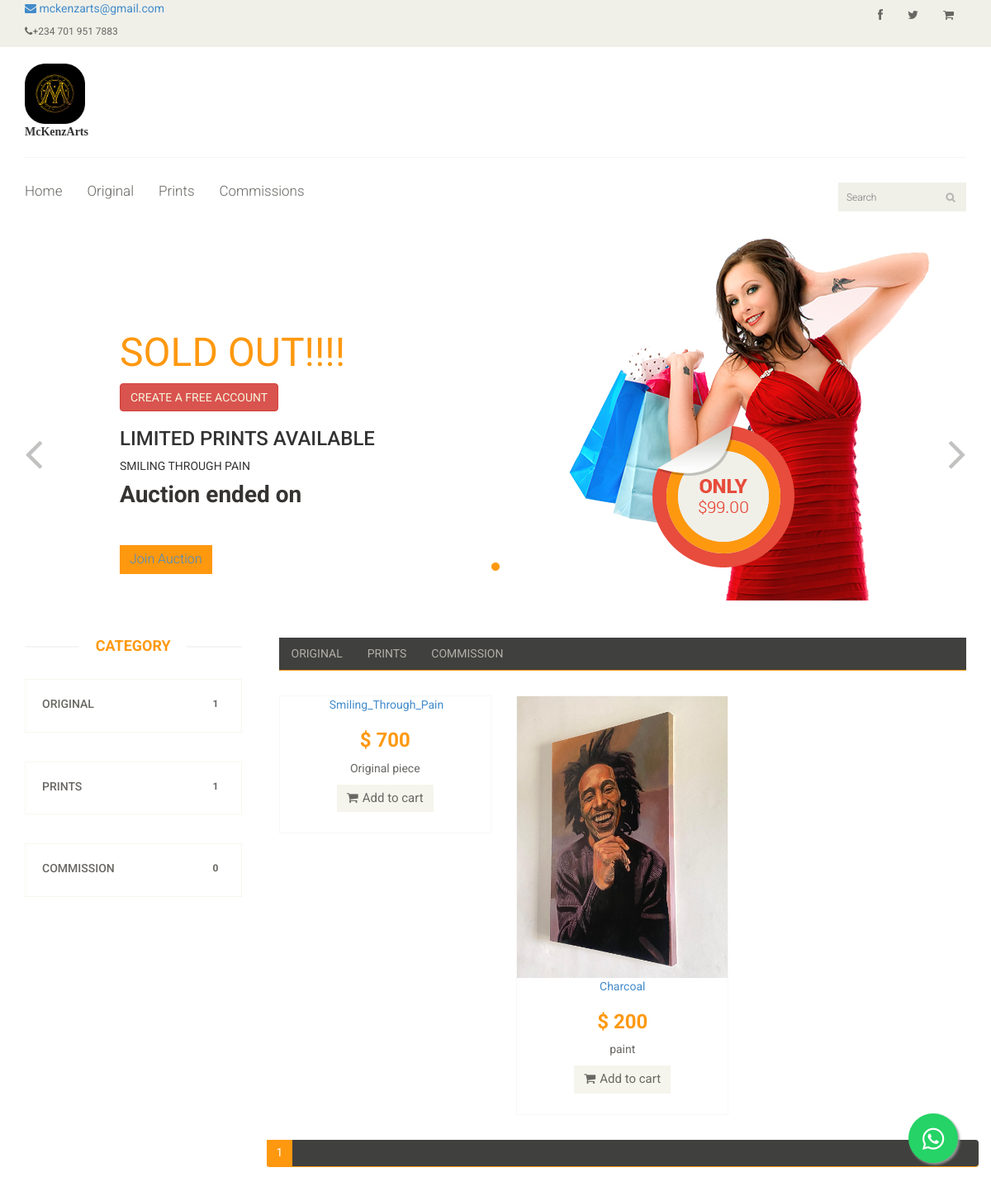
The page / on the database its author committed.
### artapp/models.py (models this page shows, shortened)
class Category(models.Model):
    name = models.CharField(max_length=150, blank=False)
    description = models.TextField(max_length=1500, blank=False)
    def geturl(self):
        return reverse('homee', kwargs={"id": self.id})

class Artproduct(models.Model):
    AUCTION_STATUS = (('None', 'None'),
                      ('Activated', 'Activated'),
                      ('Deactivated', 'Deactivated'),
                      )
    category = models.ForeignKey(
        Category, on_delete=models.CASCADE, null=True, blank=True, related_name='category')
    owner = models.ForeignKey(
        Custombaseuser, on_delete=models.CASCADE, null=True, blank=True, related_name='owner')
    name = models.CharField(max_length=150, blank=False)
    description = models.TextField(max_length=1500, blank=False)
    length = models.IntegerField(blank=True, null=True)
    width = models.IntegerField(blank=True, null=True)
    height = models.IntegerField(blank=True, null=True)
    weight = models.IntegerField(blank=True, null=True)
    frame = models.BooleanField(blank=True, null=True)
    brand = models.ForeignKey(
        Brand, on_delete=models.CASCADE, null=True, blank=True, related_name='category')
    creation_date = models.DateTimeField(auto_now_add=True, null=True)
    price = models.CharField(max_length=100, blank=False, null=True)
    auction_activated = models.CharField(
        max_length=200, choices=AUCTION_STATUS, default='STATUS[0]', blank=False, null=True)
    auction_time = models.DateTimeField(blank=True, null=True)
    auction_stop_time = models.DateTimeField(blank=True, null=True)
    def get_absolute_url(self):
        return reverse('product_view', kwargs={"id": self.name})
    def addToCartUrl(self):
        return reverse('addCartItem', kwargs={"id": self.pk})

class ArtpictureModel(models.Model):
    pic_name = models.ForeignKey(Artproduct, on_delete=models.CASCADE)
    file = models.FileField(upload_to='images', null=True, blank=True)

### userapp/views.py (the view)
# urls.py: path('', home_view, name='home'),
def home_view(request, **kwargs):
    if kwargs:
        togg_number = kwargs['id']
        user = Custombaseuser.objects.filter(id=request.user.pk).first()
        art = Artproduct.objects.filter(id=togg_number)
        cat = Category.objects.filter(name='Smiling_Through_Pain').first()
        slider1 = Artproduct.objects.filter(category=cat).first()
        tabular_display = Artproduct.objects.filter(category=togg_number)
        category = Category.objects.all()
        p = Paginator(tabular_display, 3)
        page_number = request.GET.get('page')
        try:
            page_obj = p.get_page(page_number)
        except PageNotAnInteger:
            page_obj = p.page(1)
        except EmptyPage:
            page_obj = p.page(p.num_pages)
        context = {'user': user, 'slider1': slider1,
                   'art': art, 'category': category,
                   'togg_number': togg_number, 'page_obj': page_obj}
        return render(request, 'index.html', context)
    else:
        print(request.user)
        cat = Category.objects.filter(name='Smiling_Through_Pain').first()
        slider1 = Artproduct.objects.filter(category=cat).first()
        user = Custombaseuser.objects.filter(id=request.user.pk).first()
        art = Artproduct.objects.all()
        category = Category.objects.all()
        p = Paginator(art, 3)
        page_number = request.GET.get('page')
        try:
            page_obj = p.get_page(page_number)
        except PageNotAnInteger:
            page_obj = p.page(1)
        except EmptyPage:
            page_obj = p.page(p.num_pages)
        context = {'user': user, 'art': art, "slider1": slider1,
                   'category': category, 'page_obj': page_obj}
        return render(request, 'index.html', context)

### artapp/templatetags/artproductserializer.py (called while the page is built)
@register.filter
def artproduct_count(value):
    countval = Artproduct.objects.filter(category_id=value)
    return countval.count()

@register.filter
def artproduct_loop(value):
    countval = Artproduct.objects.filter(category_id=value)
    return countval

@register.filter
def firstartpictures(value):
    pictures = ArtpictureModel.objects.filter(pic_name=value.id)
    return pictures.first().file.url

@register.filter
def secondartpictures(value):
    pictures = ArtpictureModel.objects.filter(pic_name=value.id)
    try:
        return pictures[1].file.url
    except:
        pass

### templates/index.html (shortened to what this page needs)
{% load static %}
{% load artproductserializer %}
<!DOCTYPE html>
<html lang="en">
<head>
	<link rel="stylesheet" href="https://cdnjs.cloudflare.com/ajax/libs/font-awesome/5.15.2/css/all.min.css" />
	<link rel="stylesheet" href="https://maxcdn.bootstrapcdn.com/font-awesome/4.5.0/css/font-awesome.min.css">
	<link href="{% static 'css/bootstrap.min.css' %}" rel="stylesheet">
	<link href="{% static 'css/font-awesome.min.css' %}" rel="stylesheet">
	<link href="{% static 'css/prettyPhoto.css' %}" rel="stylesheet">
	<link href="{% static 'css/price-range.css' %}" rel="stylesheet">
	<link href="{% static 'css/animate.css' %}" rel="stylesheet">
	<link href="{% static 'css/main.css' %}" rel="stylesheet">
	<link href="{% static 'css/responsive.css' %}" rel="stylesheet">
</head>
<body>
	<header id="header">
		{% block header_top %}
		<div class="header_top">
			<div class="container">
				<div class="row">
					<div class="col-sm-6">
						<a href="mailto:mckenzarts@gmail.com"><i class="fa fa-envelope"></i>
							mckenzarts@gmail.com</a>
						<div class="contactinfo">
							<ul class="nav nav-pills">
								<li><a href="#"><i class="fa fa-phone"></i>+234 701 951 7883</a></li>
							</ul>
						</div>
					</div>
					<div class="col-sm-6">
						<div class="social-icons pull-right">
							<ul class="nav navbar-nav">
								<li><a href="#"><i class="fa fa-facebook"></i></a></li>
								<li><a href="#"><i class="fa fa-twitter"></i></a></li>
								<li><a href="{% url 'shoppingcart' %}"><i class="fa fa-shopping-cart"></i></a></li>
							</ul>
						</div>
					</div>
				</div>
			</div>
		</div>
		{% endblock header_top %}
		{% block header_middle %}
		<div class="header-middle">
			<div class="container">
				<div class="row">
					<div class="col-sm-4">
						<div class="logo pull-left">
							<a href="{%url 'home'%}"><img style="height: 15%;
																	width: 20%;" src="{% static 'images/home/semi_circle_icon_black_and_gold.png' %}" alt="LOGO" /></a>
							<div style="font-family: Garamond, serif;"><b>
									McKenzArts
								</b></div>
						</div>
					</div>
					<div class="col-sm-8">
					</div>
				</div>
			</div>
		</div>
		{% endblock header_middle %}
		{% block header_bottom %}
		<div class="header-bottom">
			<div class="container">
				<div class="row">
					<div class="col-sm-9">
						<div class="mainmenu pull-left">
							<ul class="nav navbar-nav collapse navbar-collapse">
								<li><a href="{% url 'home' %}">Home</a></li>
								<li><a href="{% url 'home' %}">Original</a></li>
								<li><a href="{% url 'home' %}">Prints</a></li>
								<li><a href="{% url 'home' %}">Commissions</a></li>
							</ul>
						</div>
					</div>
					<div class="col-sm-3">
						<div class="search_box pull-right">
							<input type="text" placeholder="Search" />
						</div>
					</div>
				</div>
			</div>
		</div>
		{% endblock header_bottom %}
	</header>
	{% block slider %}
	<section id="slider">
		<div class="container">
			<div class="row">
				<div class="col-sm-12">
					<div id="slider-carousel" class="carousel slide" data-ride="carousel">
						<ol class="carousel-indicators">
							<li data-target="#slider-carousel" data-slide-to="0" class="active"></li>
						</ol>
						<div class="carousel-inner">
							<div class="item active">
								<div class="col-sm-6">
									<h1><span>
											SOLD OUT!!!!
										</span></h1>
									{% if request.user.is_authenticated %}
									<span><button type="button" class="btn btn-danger"><a style="color: beige;"
												href="{{slider1.get_auction_url}}">JOIN AUCTION</a></button></span>
									{%else%}
									<span><button type="button" class="btn btn-danger"><a style="color: beige;"
												href="{%url 'signup'%}">CREATE A FREE ACCOUNT</a></button></span>
									{%endif%}
									<h3>LIMITED PRINTS AVAILABLE</h3>
									<div>SMILING THROUGH PAIN</div>
									<h2><span>Auction</span> ended on {{slider1.auction_stop_time}}</h2>
									<button type="button" class="btn btn-default get">
										<a href="{{slider1.get_auction_url}}">Join Auction</a>
									</button>
								</div>
								<div class="col-sm-6">
									<img src="images/home/girl3.jpg" class="girl img-responsive" alt="" />
									<img src="images/home/pricing.png" class="pricing" alt="" />
								</div>
							</div>
						</div>
						<a href="#slider-carousel" class="left control-carousel hidden-xs" data-slide="prev">
							<i class="fa fa-angle-left"></i>
						</a>
						<a href="#slider-carousel" class="right control-carousel hidden-xs" data-slide="next">
							<i class="fa fa-angle-right"></i>
						</a>
					</div>
				</div>
			</div>
		</div>
	</section>
	{% endblock slider %}
	<section>
		<div class="container">
			<div class="row">
				<div class="col-sm-3">
					<div class="left-sidebar">
						{% block category %}
						<h2>Category</h2>
						{%for i in category%}
						<div class="panel-group category-products" id="accordian">
							<div class="panel panel-default">
								<div class="panel-heading">
									<h4 class="panel-title">
										<a data-toggle="collapse" data-parent="#accordian" href="#{{i.id}}">
											<span class="badge pull-right">{{ i.id|artproduct_count }}</span>
											{{i.name}}
										</a>
									</h4>
								</div>
							</div>
						</div>
						{%endfor%}
						{% endblock category %}
					</div>
				</div>
				{% block tabular_display %}
				<div class="col-sm-9 padding-right">
					<div class="category-tab">
						<div class="col-sm-12">
							<ul class="nav nav-tabs">
								{%for cat in category %}
								<li><a href="{{cat.geturl}}" data-toggle="#togg">{{cat.name}}</a>
								</li>
								{%endfor%}
							</ul>
						</div>
						<div class="tab-content">
							<div class="tab-pane fade active in" id="togg" onload="focuss()">
								{% for art in page_obj.object_list %}
								<a href="{% url 'product_view' art.name %}">
									<div class="col-sm-4">
										<div class="product-image-wrapper">
											<div class="single-products">
												<div class="productinfo text-center">
													{%if art|firstartpictures %}
													<img src="{{art|firstartpictures}}" alt="" />
													{%else%}
													<img src="" alt="{{art.name}}" />
													{%endif%}
													<span>{{art.name}}</span>
													<h2>$ {{art.price}}</h2>
													<p>{{art.description}}</p>
													<a href="{{art.addToCartUrl}}"
														class="btn btn-default add-to-cart"><i
															class="fa fa-shopping-cart"></i>Add to
														cart</a>
												</div>
											</div>
										</div>
									</div>
								</a>
								{%endfor%}
								<ul class="pagination">
									<li class="active"><a href="">{{page_obj.number}}</a></li>
								</ul>
							</div>
						</div>
					</div>
				</div>
				{% endblock tabular_display %}
			</div>
		</div>
		<a href="https://wa.me/+2347019517883?text=Hi%20Mckenz" class="floating" target="_blank">
			<i class="fab fa-whatsapp fab-icon"></i>
		</a>
	</section>
</body>
</html>

### templates/index.html (style rules this page uses)
.floating { position: fixed; width: 60px; height: 60px; bottom: 40px; right: 40px; background-color: #25d366; color: #fff; border-radius: 50px; text-align: center; font-size: 30px; box-shadow: 2px 2px 3px #999; z-index: 100; }
.fab-icon { margin-top: 16px; }

### rows shown on the page
Category: id|artproduct_count "1", name "ORIGINAL"
Category: id|artproduct_count "1", name "PRINTS"
Category: id|artproduct_count "0", name "COMMISSION"
Artproduct: name "Smiling_Through_Pain", price "700", description "Original piece"
Artproduct: id.file (picture), name "Charcoal", price "200", description "paint"

### other values the page prints
{{ page_obj.number }} "1"
